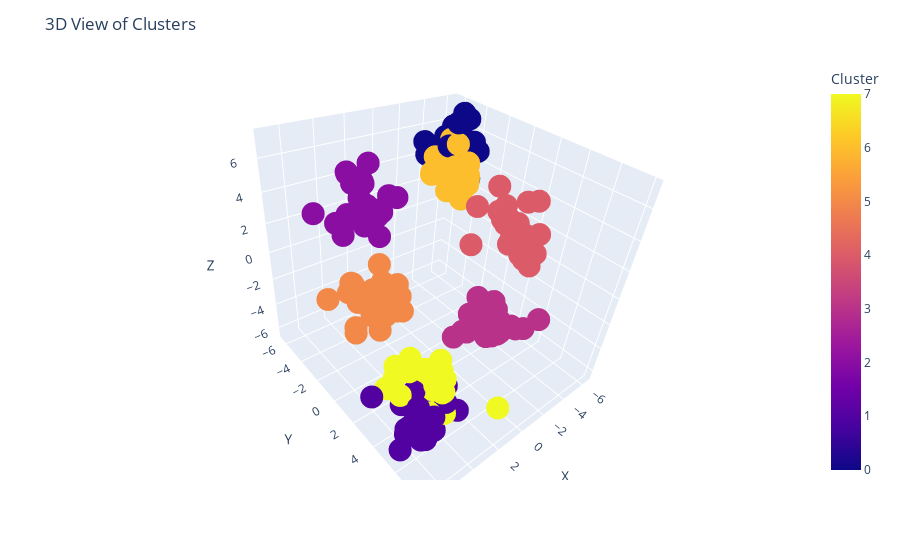

The notebook cell saved with this chart:
### Code cell
import plotly.express as px

# Create a 3D scatter plot with different colors for each cluster
fig = px.scatter_3d(x=X[:, 0], y=X[:, 1], z=X[:, 2], color=y, labels={'color': 'Cluster'})
fig.update_layout(title='3D View of Clusters', scene=dict(xaxis_title='X', yaxis_title='Y', zaxis_title='Z'))
fig.show()

### Figure 1 — Plotly figure (JSON) as saved in the notebook; plotly's stock layout.template omitted (floating-point values rounded to 4 significant figures; data arrays with more than 128 entries replaced by an {"elided": "..."} marker saying what was removed)
{"data": [{"hovertemplate": "x=%{x}<br>y=%{y}<br>z=%{z}<br>Cluster=%{marker.color}<extra></extra>", "legendgroup": "", "marker": {"color": {"elided": "200 int values"}, "coloraxis": "coloraxis", "symbol": "circle"}, "mode": "markers", "name": "", "scene": "scene", "showlegend": false, "type": "scatter3d", "x": {"elided": "200 float values"}, "y": {"elided": "200 float values"}, "z": {"elided": "200 float values"}}], "layout": {"autosize": true, "coloraxis": {"colorbar": {"title": {"text": "Cluster"}}, "colorscale": [[0, "#0d0887"], [0.1111, "#46039f"], [0.2222, "#7201a8"], [0.3333, "#9c179e"], [0.4444, "#bd3786"], [0.5556, "#d8576b"], [0.6667, "#ed7953"], [0.7778, "#fb9f3a"], [0.8889, "#fdca26"], [1, "#f0f921"]]}, "dragmode": "pan", "legend": {"tracegroupgap": 0}, "margin": {"t": 60}, "scene": {"aspectmode": "auto", "aspectratio": {"x": 0.9706, "y": 1.046, "z": 0.9848}, "camera": {"center": {"x": 0, "y": 0, "z": 0}, "eye": {"x": 1.174, "y": 1.174, "z": 1.174}, "projection": {"type": "perspective"}, "up": {"x": 0.06567, "y": -0.06161, "z": 0.9959}}, "domain": {"x": [0, 1], "y": [0, 1]}, "dragmode": "pan", "xaxis": {"title": {"text": "X"}, "type": "linear"}, "yaxis": {"title": {"text": "Y"}, "type": "linear"}, "zaxis": {"title": {"text": "Z"}, "type": "linear"}}, "title": {"text": "3D View of Clusters"}}}
